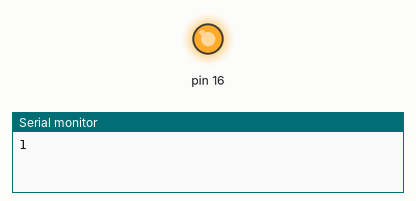
This sketch was run on a simulated Arduino Uno, built with avr-gcc and run on an emulated ATmega328P. On the bench: output pins drawn as LEDs (lit = HIGH), the last lines printed to the serial monitor.

Above: at 1.0 s.
At 3.0 s:
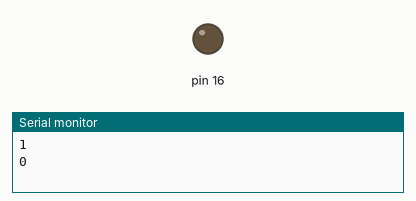
Timing chart, 0 to 5.2 s (numbered marks = the images above):
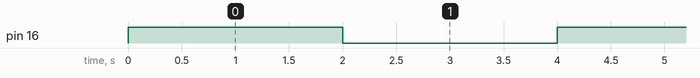

Measured:
- by itself, pin 16: alternates HIGH for 2.0 s and LOW for 2.0 s

The sketch:

test_read_pinmodeOUT.ino
```cpp
void setup() {
  // put your setup code here, to run once:
  Serial.begin(115200);
  pinMode(16, OUTPUT);
}

void loop() {
  // put your main code here, to run repeatedly:

  digitalWrite(16, HIGH);
  Serial.println(digitalRead(16));
  delay(2000);
  digitalWrite(16, LOW);
  Serial.println(digitalRead(16));
  delay(2000);
}
```
